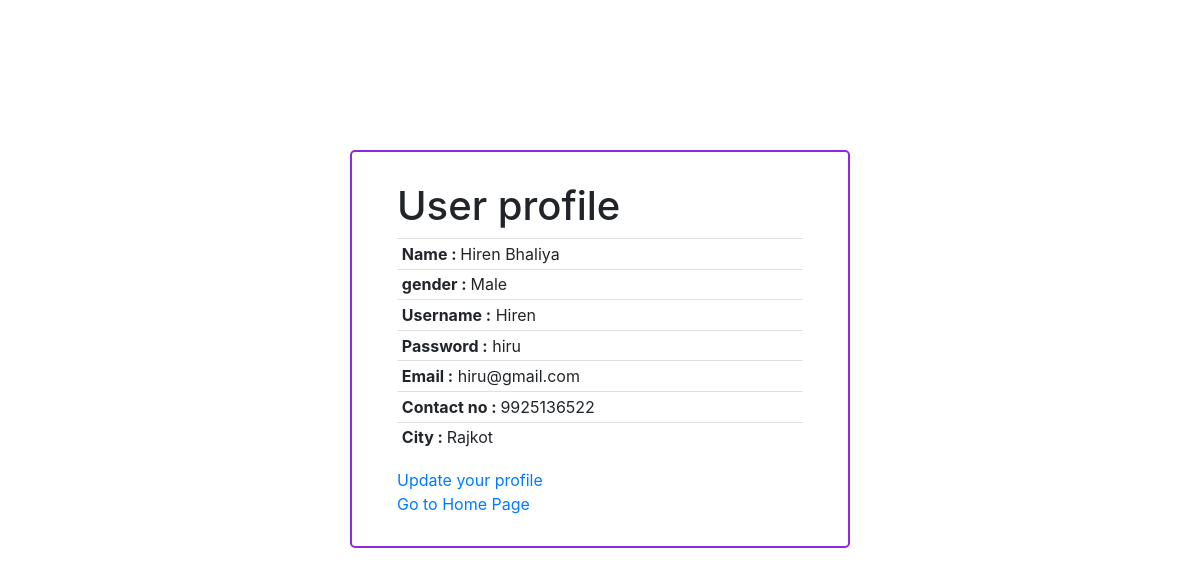
Page /1.success.php (signed in) on the committed database.
### tables this page shows
CREATE TABLE IF NOT EXISTS `user` (
  `u_id` int(4) NOT NULL auto_increment,
  `u_fnm` varchar(35) NOT NULL,
  `u_unm` varchar(25) NOT NULL,
  `u_pwd` varchar(20) NOT NULL,
  `u_gender` varchar(7) NOT NULL,
  `u_email` varchar(35) NOT NULL,
  `u_contact` varchar(12) NOT NULL,
  `u_city` varchar(20) NOT NULL,
  PRIMARY KEY  (`u_id`)
);

### 1.success.php (the view, shortened to what this page needs)
<html>
<head>
    <link rel="stylesheet" href="css/bootstrap.min.css">
</head>
<?php
if (isset($_SESSION['maruf']) && isset($_SESSION['alam'])) {
    $name1 = $_SESSION['maruf'];
    $name2 = $_SESSION['alam'];
}
$db = mysqli_connect('localhost', 'root', '1604089', 'book_store');
$results = mysqli_query($db, "SELECT * FROM user where u_unm = '$name1' && u_pwd = '$name2'");
?>
<body>
    <div class="design">
        <div class="container">
            <h1>User profile</h1>
            <table class="table table-hover table-sm">
                <?php while ($row = mysqli_fetch_array($results)) { ?>
                    <tbody>
                        <tr>
                            <td><b>Name : </b><?php echo $row['u_fnm']; ?></td>
                        </tr>
                        <tr>
                            <td><b>gender : </b><?php echo $row['u_gender']; ?></td>
                        </tr>
                        <tr>
                            <td><b>Username :</b> <?php echo $row['u_unm']; ?></td>
                        </tr>
                        <tr>
                            <td><b>Password :</b> <?php echo $row['u_pwd']; ?></td>
                        </tr>
                        <tr>
                            <td><b>Email :</b> <?php echo $row['u_email']; ?></td>
                        </tr>
                        <tr>
                            <td><b>Contact no : </b><?php echo $row['u_contact']; ?></td>
                        </tr>
                        <tr>
                            <td><b>City : </b><?php echo $row['u_city']; ?></td>
                        </tr>
                    </tbody>
                <?php } ?>
            </table>
            <a href="1.update.php">Update your profile</a>
            <br>
            <a href="index.html">Go to Home Page</a>
        </div>
    </div>
</body>
</html>

### 1.success.php (style rules this page uses)
.design { max-width: 500px; float: none; margin: 150px auto; border-radius: 5px; border: 2px solid blueviolet; padding: 30px; }

### rows in the picture
user: u_fnm "Hiren Bhaliya", u_gender "Male", u_unm "Hiren", u_pwd "hiru", u_email "hiru@gmail.com", u_contact "9925136522", u_city "Rajkot"
